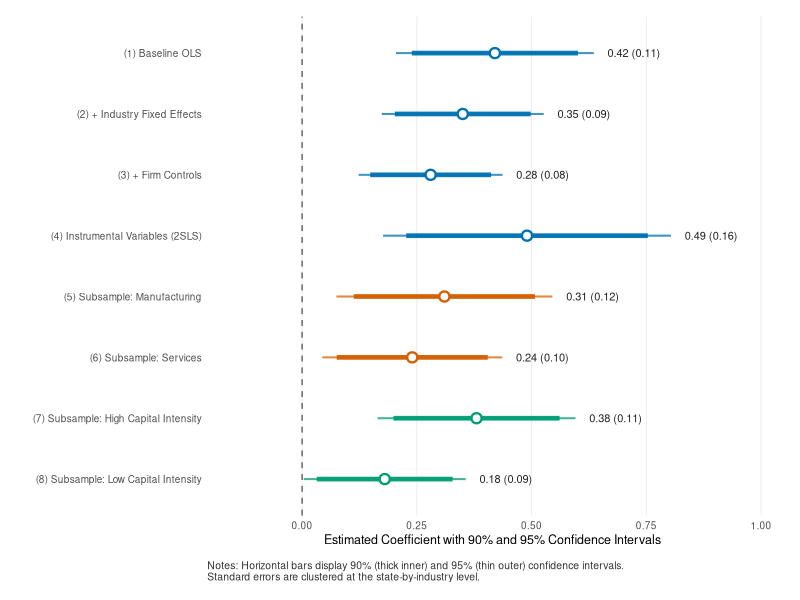
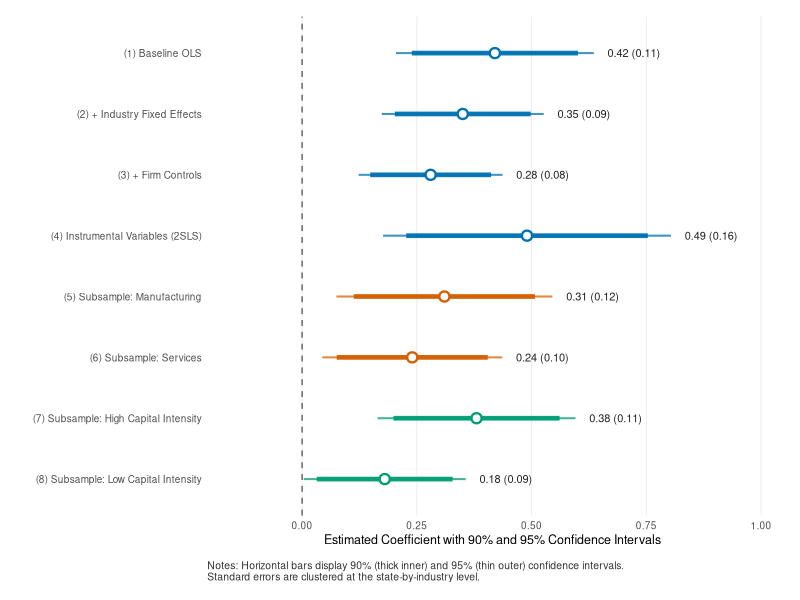
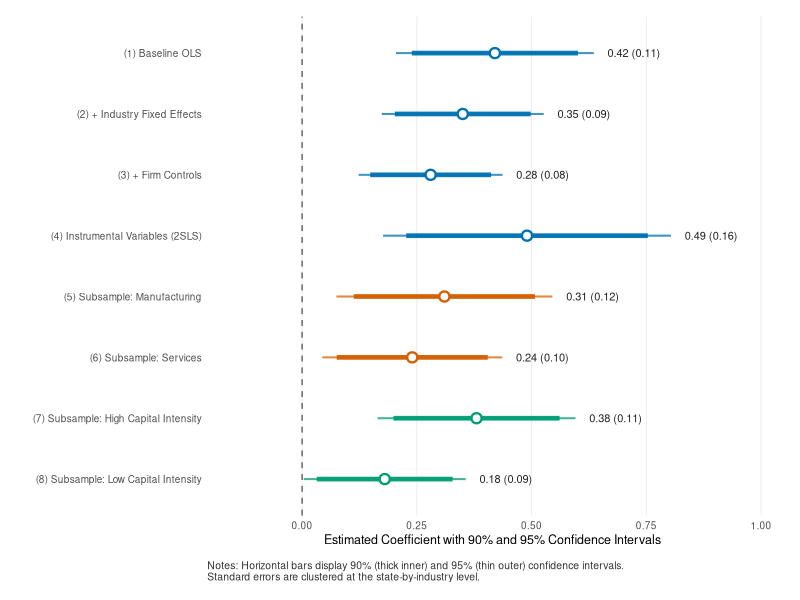

Recreate these plots in R, in order.
# Publication-Grade Coefficient and Forest Plot (R / ggplot2)
# Adheres to Gastel & Day exhibit standards

suppressPackageStartupMessages({
  library(ggplot2)
})

# 1. Model Estimates Table
create_model_estimates <- function() {
  data.frame(
    spec = factor(
      c(
        "(1) Baseline OLS",
        "(2) + Industry Fixed Effects",
        "(3) + Firm Controls",
        "(4) Instrumental Variables (2SLS)",
        "(5) Subsample: Manufacturing",
        "(6) Subsample: Services",
        "(7) Subsample: High Capital Intensity",
        "(8) Subsample: Low Capital Intensity"
      ),
      levels = rev(c(
        "(1) Baseline OLS",
        "(2) + Industry Fixed Effects",
        "(3) + Firm Controls",
        "(4) Instrumental Variables (2SLS)",
        "(5) Subsample: Manufacturing",
        "(6) Subsample: Services",
        "(7) Subsample: High Capital Intensity",
        "(8) Subsample: Low Capital Intensity"
      ))
    ),
    subgroup = c(rep("Full Sample", 4), rep("By Sector", 2), rep("By Capital Tier", 2)),
    estimate = c(0.42, 0.35, 0.28, 0.49, 0.31, 0.24, 0.38, 0.18),
    se = c(0.11, 0.09, 0.08, 0.16, 0.12, 0.10, 0.11, 0.09)
  )
}

# 2. Render Exhibit
plot_coefficient_forest_r <- function(df, out_pdf = "coefficient_plot_r.pdf", out_png = "coefficient_plot_r.png") {
  df$ci90_lo <- df$estimate - 1.645 * df$se
  df$ci90_hi <- df$estimate + 1.645 * df$se
  df$ci95_lo <- df$estimate - 1.960 * df$se
  df$ci95_hi <- df$estimate + 1.960 * df$se
  df$label <- sprintf("%.2f (%.2f)", df$estimate, df$se)
  
  p <- ggplot(df, aes(x = estimate, y = spec, color = subgroup)) +
    # Null reference line
    geom_vline(xintercept = 0, linetype = "dashed", color = "#666666", linewidth = 0.5) +
    # 95% Confidence Interval (thin outer line)
    geom_errorbar(aes(xmin = ci95_lo, xmax = ci95_hi), width = 0, orientation = "y", linewidth = 0.7, alpha = 0.75) +
    # 90% Confidence Interval (thick inner line)
    geom_errorbar(aes(xmin = ci90_lo, xmax = ci90_hi), width = 0, orientation = "y", linewidth = 1.6, alpha = 0.95) +
    # Point estimates
    geom_point(size = 2.6, shape = 21, fill = "white", stroke = 1.2) +
    # Numeric text labels
    geom_text(aes(x = ci95_hi + 0.03, label = label), hjust = 0, size = 2.8, color = "#222222") +
    scale_color_manual(values = c("Full Sample" = "#0072B2", "By Sector" = "#D55E00", "By Capital Tier" = "#009E73")) +
    coord_cartesian(xlim = c(-0.15, 0.98)) +
    labs(
      x = "Estimated Coefficient with 90% and 95% Confidence Intervals",
      y = "",
      caption = paste(
        "Notes: Horizontal bars display 90% (thick inner) and 95% (thin outer) confidence intervals.",
        "Standard errors are clustered at the state-by-industry level.",
        sep = "\n"
      )
    ) +
    theme_minimal(base_size = 9, base_family = "sans") +
    theme(
      legend.position = "none",
      panel.grid.minor = element_blank(),
      panel.grid.major.x = element_line(color = "#ebebeb", linewidth = 0.3),
      panel.grid.major.y = element_blank(),
      plot.caption = element_text(size = 7.5, color = "#333333", hjust = 0, margin = margin(t = 10)),
      plot.margin = margin(12, 16, 12, 12)
    )
  
  ggsave(out_pdf, plot = p, width = 7.5, height = 4.8, device = "pdf")
  ggsave(out_png, plot = p, width = 7.5, height = 4.8, dpi = 300)
  message(sprintf("Saved: %s and %s", out_pdf, out_png))
  return(p)
}

main <- function() {
  args <- commandArgs(trailingOnly = FALSE)
  file_arg <- grep("^--file=", args, value = TRUE)
  if (length(file_arg) > 0) {
    script_dir <- dirname(normalizePath(sub("^--file=", "", file_arg[1]), winslash = "/"))
  } else {
    script_dir <- getwd()
  }
  
  dat <- create_model_estimates()
  out_pdf <- file.path(script_dir, "coefficient_plot_r.pdf")
  out_png <- file.path(script_dir, "coefficient_plot_r.png")
  plot_coefficient_forest_r(dat, out_pdf, out_png)
}

if (!interactive()) {
  main()
}
